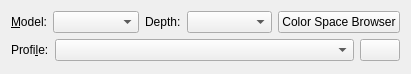
<?xml version="1.0" encoding="UTF-8"?>
<ui version="4.0">
 <class>WdgColorSpaceSelector</class>
 <widget class="QWidget" name="WdgColorSpaceSelector">
  <property name="geometry">
   <rect>
    <x>0</x>
    <y>0</y>
    <width>411</width>
    <height>74</height>
   </rect>
  </property>
  <layout class="QVBoxLayout" name="verticalLayout">
   <item>
    <layout class="QHBoxLayout" name="horizontalLayout">
     <item>
      <widget class="QLabel" name="lblColorSpaces">
       <property name="text">
        <string>&amp;Model:</string>
       </property>
       <property name="buddy">
        <cstring>cmbColorModels</cstring>
       </property>
      </widget>
     </item>
     <item>
      <widget class="KisCmbIDList" name="cmbColorModels">
       <property name="sizePolicy">
        <sizepolicy hsizetype="Expanding" vsizetype="Preferred">
         <horstretch>0</horstretch>
         <verstretch>0</verstretch>
        </sizepolicy>
       </property>
      </widget>
     </item>
     <item>
      <widget class="QLabel" name="lblColorModels">
       <property name="text">
        <string>Depth:</string>
       </property>
       <property name="buddy">
        <cstring>cmbColorModels</cstring>
       </property>
      </widget>
     </item>
     <item>
      <widget class="KisCmbIDList" name="cmbColorDepth">
       <property name="sizePolicy">
        <sizepolicy hsizetype="Expanding" vsizetype="Preferred">
         <horstretch>0</horstretch>
         <verstretch>0</verstretch>
        </sizepolicy>
       </property>
      </widget>
     </item>
     <item>
      <widget class="QPushButton" name="bnAdvanced">
       <property name="text">
        <string>Color Space Browser</string>
       </property>
      </widget>
     </item>
    </layout>
   </item>
   <item>
    <layout class="QHBoxLayout" name="horizontalLayout_2">
     <item>
      <widget class="QLabel" name="lblProfiles">
       <property name="text">
        <string>Profi&amp;le:</string>
       </property>
       <property name="buddy">
        <cstring>cmbProfile</cstring>
       </property>
      </widget>
     </item>
     <item>
      <widget class="KisSqueezedComboBox" name="cmbProfile">
       <property name="sizePolicy">
        <sizepolicy hsizetype="Expanding" vsizetype="Fixed">
         <horstretch>0</horstretch>
         <verstretch>0</verstretch>
        </sizepolicy>
       </property>
      </widget>
     </item>
     <item>
      <widget class="QPushButton" name="bnInstallProfile">
       <property name="toolTip">
        <string>Install a new profile from a file</string>
       </property>
       <property name="whatsThis">
        <string>Install a new profile from a file.</string>
       </property>
       <property name="text">
        <string/>
       </property>
      </widget>
     </item>
    </layout>
   </item>
  </layout>
  <zorder>lblColorSpaces</zorder>
 </widget>
 <customwidgets>
  <customwidget>
   <class>KisCmbIDList</class>
   <extends>QComboBox</extends>
   <header>widgets/kis_cmb_idlist.h</header>
  </customwidget>
  <customwidget>
   <class>KisSqueezedComboBox</class>
   <extends>QComboBox</extends>
   <header>KisSqueezedComboBox.h</header>
  </customwidget>
 </customwidgets>
 <resources/>
 <connections/>
</ui>
